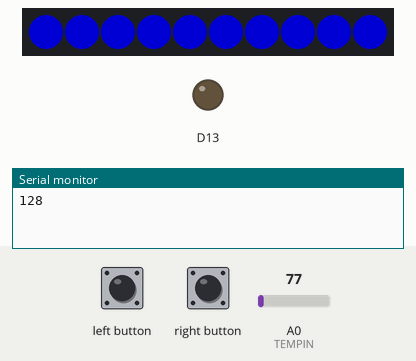
Simulated run of this sketch. Board: Adafruit Circuit Playground Express. Shown: 10 RGB LEDs in strip order, left to right, output pins drawn as LEDs (lit = HIGH), the last lines printed to the serial monitor. The test bench sets the inputs (shaded band); at power-on: A0 (TEMPIN) = 77. Dim RGB values are drawn brighter than linear.

Above: at 2.2 s.
2.3 s: A0 (TEMPIN) set to 246
At 3.23 s:
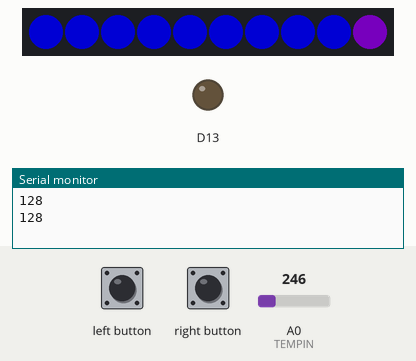
At 4.0 s:
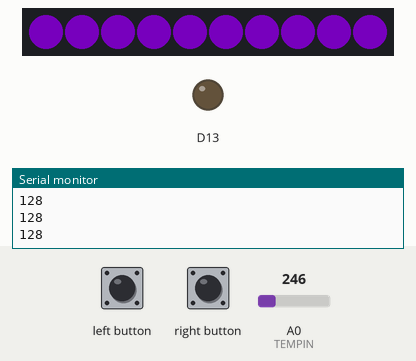
5.1 s: left button pressed for 1.15 s
7.7 s: right button pressed for 3.2 s
12.4 s: right button pressed for 1.15 s
15.0 s: A0 (TEMPIN) set to 169
17.4 s: left button pressed for 1.15 s
Timing chart, 0 to 20.4 s (numbered marks = the images above; inputs shaded):
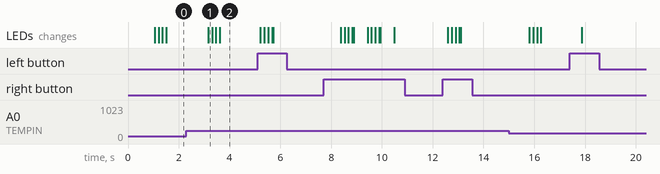

The sketch:

CP-temp-luz.ino
```cpp
#include <Adafruit_CircuitPlayground.h>
#include <Wire.h>
#include <SPI.h>

#define A12_IN  A11
#define TEMPIN A0
int tempMax = analogRead(TEMPIN)+1;
int tempMin = analogRead(TEMPIN)-1;
bool leftButtonPressed;
bool rightButtonPressed;
int brilho = 128;

void setup() {
  Serial.begin(115200);
  CircuitPlayground.begin();
  CircuitPlayground.clearPixels();
  CircuitPlayground.setBrightness(brilho);

  delay(1000);
  }

void loop() {

  uint16_t tempValue = analogRead(TEMPIN);
  if (tempMax < tempValue){
    tempMax = tempValue + 1;
  }
  if (tempMin > tempValue){
    tempMin = tempValue - 1;
  }
  if (tempMin < 0){
    tempMin = 0;
  }

  leftButtonPressed = CircuitPlayground.leftButton();
  rightButtonPressed = CircuitPlayground.rightButton();

  if (leftButtonPressed) {
    brilho = brilho - 20;
  }
  if (rightButtonPressed) {
    brilho = brilho + 20;
  }
  if (brilho > 248 ) {
    brilho = 255;
  }
  if (brilho < 1) {
   brilho = 1;
  }

  CircuitPlayground.setBrightness(brilho);
  int tempMapped = map(tempValue, tempMin, tempMax, 0, 255);

for(int i=10; i>=0; --i) {
  CircuitPlayground.setPixelColor(i, tempMapped, 0, 255-tempMapped);
  delay (50);
  }

//Serial.println(tempMapped);
//Serial.println(tempMin);
//Serial.println(tempMax);
Serial.println(brilho);
//Serial.println("XXXXXXXXXXXXXX");

 delay(500);
}
```

Measured:
- after the input at 2.3 s, the LEDs: change after 0.86 s (image 1)
